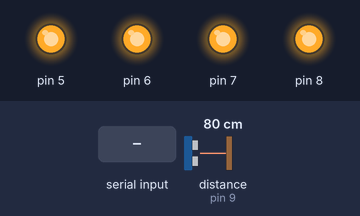
Bench run of a sketch on a simulated Arduino Uno, built with avr-gcc and run on an emulated ATmega328P. Parts: output pins drawn as LEDs (lit = HIGH). Wiring (inferred from the names in the program): ultrasonic range finder: trigger pin 10; echo pin 9. The inputs (shaded band) are chosen by the test bench; at power-on: distance to the obstacle (sensor on pin 9) 80 cm. The echo pulse lasts 58.3 µs per cm; pins used as bus, display or sensor lines are not drawn; what the sketch prints to the serial monitor is not drawn.

Above: at 1.2 s.
1.3 s: "1 90\n" received over Serial
At 1.45 s:
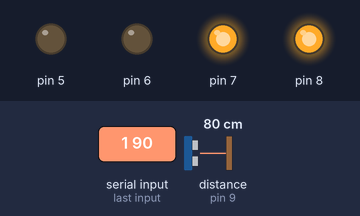
2.9 s: distance to the obstacle (sensor on pin 9) set to 2 cm
Timing chart, 0 to 5.9 s (numbered marks = the images above; inputs shaded):
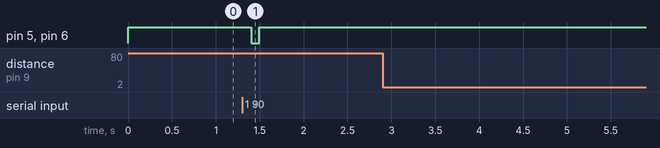

Measured:
- after the input at 1.3 s, pin 5, pin 6: HIGH → LOW after 0.11 s, → HIGH 0.09 s later
- after the input at 2.9 s, every drawn part: stays the same

The sketch:

Arduino.ino
```cpp
// 초음파 센서 핀 설정
const int TRIG_PIN = 10;  // TRIG 핀 번호
const int ECHO_PIN = 9;   // ECHO 핀 번호

bool isInside = false;      // 거리 안에 있는지 여부
long previousDistance = 0;  // 이전 거리 값
bool readyToOut = false;

int distanceCounter = 0;
void setup() {
  Serial.begin(9600);
  pinMode(TRIG_PIN, OUTPUT);
  pinMode(ECHO_PIN, INPUT);

  pinMode(5, OUTPUT);
  pinMode(6, OUTPUT);
  pinMode(7, OUTPUT);
  pinMode(8, OUTPUT);

  digitalWrite(8, HIGH);
  digitalWrite(7, HIGH);
  digitalWrite(6, HIGH);
  digitalWrite(5, HIGH);
}

void loop() {
  long duration, distance;

  String readString;
  int motorMs = 0;
  int motorArrow = 0;
  if (Serial.available()) {
    readString = Serial.readStringUntil('\n');
  }

  int firstComma = readString.indexOf(' ');
  motorArrow = readString.substring(0, firstComma).toInt();
  motorMs = readString.substring(firstComma + 1, readString.length()).toInt();


  switch (motorArrow) {
    case (1):
      {

        digitalWrite(7, HIGH);
        digitalWrite(8, HIGH);
        delay(100);
        digitalWrite(5, LOW);
        digitalWrite(6, LOW);
        delay(motorMs);
        digitalWrite(5, HIGH);
        digitalWrite(6, HIGH);

        break;
      }
    case (2):
      {

        digitalWrite(5, HIGH);
        digitalWrite(6, HIGH);
        delay(100);
        digitalWrite(7, LOW);
        digitalWrite(8, LOW);
        delay(motorMs);
        digitalWrite(7, HIGH);
        digitalWrite(8, HIGH);
        break;
      }
    case (3):
      {
        readyToOut = true;
        break;
      }
    case (4):
      {
        isInside = false;      // 거리 안에 있는지 여부
        previousDistance = 0;  // 이전 거리 값
        readyToOut = false;

         digitalWrite(5, HIGH);
        digitalWrite(6, HIGH);
        delay(100);
        digitalWrite(7, LOW);
        digitalWrite(8, LOW);
        delay(4000);
        digitalWrite(7, HIGH);
        digitalWrite(8, HIGH);
      }
    default:
      {
        break;
      }
  }

  // 초음파 발신기 작동
  digitalWrite(TRIG_PIN, LOW);
  delayMicroseconds(10);
  digitalWrite(TRIG_PIN, HIGH);
  delayMicroseconds(10);
  digitalWrite(TRIG_PIN, LOW);

  // 초음파 수신 시간 측정
  duration = pulseIn(ECHO_PIN, HIGH);
  distance = duration * 17 / 1000;  // 시간을 거리로 변환 (단위: 센티미터)

  //Serial.println(distance);

  if (distance < 40) {
    distanceCounter++;
  }
  // 거리가 50cm 미만이고 이전에 거리가 안에 없었을 때
  if (distance <= 40 && (!isInside)) {
    if (distanceCounter > 5) {
      isInside = true;
      Serial.println("in");
      distanceCounter = 0;
    }
  } else if (distance > 1000) {
  }
  // 거리가 60cm 이상이고 이전에 거리가 밖에 있었을 때
  else if (distance >= 80 && isInside && readyToOut) {
    isInside = false;
    readyToOut = false;
    Serial.println("out");
    distanceCounter = 0;
  } else {
    distanceCounter = 0;
  }

  previousDistance = distance;
}
```
